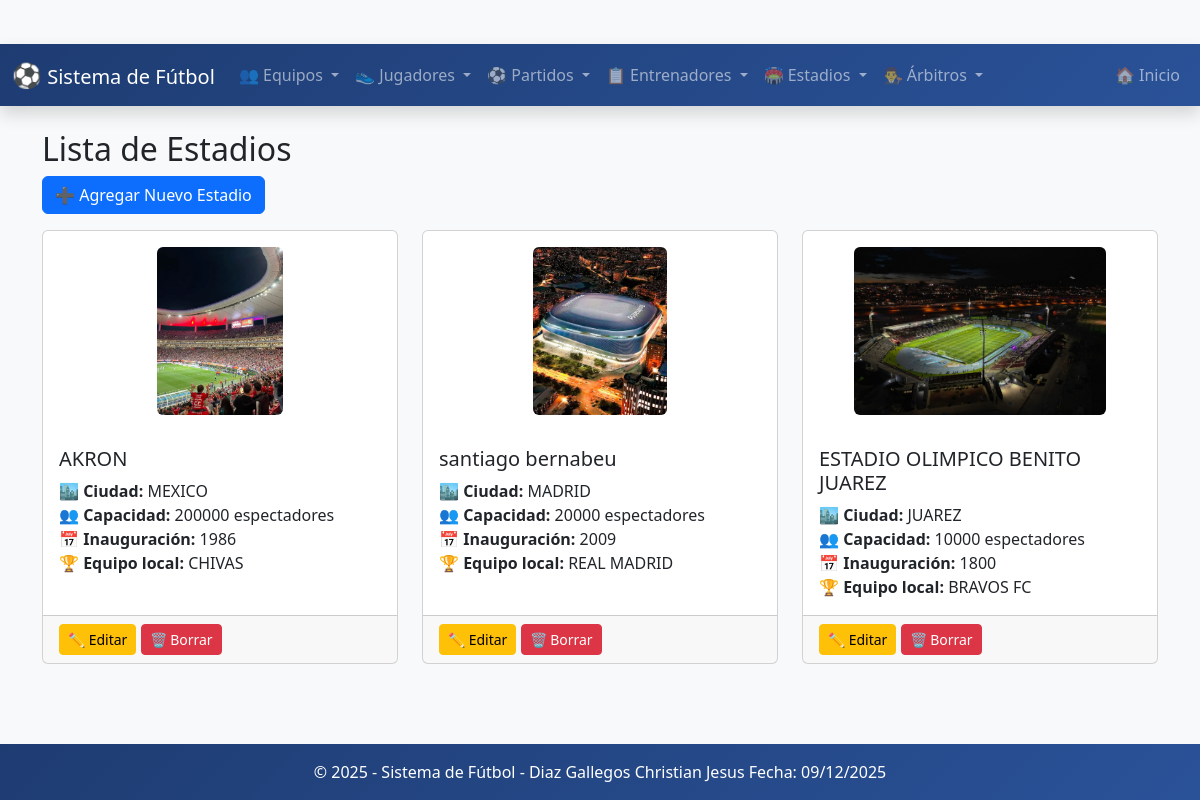
The page /estadios/ on the database its author committed.
### app_Futbol/models.py (models this page shows, shortened)
class Estadio(models.Model):
    nombre = models.CharField(max_length=100)
    ciudad = models.CharField(max_length=100)
    capacidad = models.PositiveIntegerField()
    año_inauguracion = models.PositiveIntegerField()
    direccion = models.TextField(blank=True, null=True)
    foto = models.ImageField(upload_to='estadios/', blank=True, null=True)  # ¡SIMPLIFICADO!
    equipo_local = models.OneToOneField(
        Equipo,
        on_delete=models.SET_NULL,
        related_name="sede_oficial",
        blank=True,
        null=True
    )

class Equipo(models.Model):
    nombre = models.CharField(max_length=100)
    ciudad = models.CharField(max_length=100)
    pais = models.CharField(max_length=100)
    fundacion = models.DateField()
    colores = models.CharField(max_length=100)
    presidente = models.CharField(max_length=100, blank=True, null=True)
    imagen = models.ImageField(upload_to='equipos/', blank=True, null=True)  # ¡SIMPLIFICADO!

### app_Futbol/views.py (the view)
# urls.py: path('estadios/', views.ver_estadios, name='ver_estadios'),
def ver_estadios(request):
    estadios = Estadio.objects.all()
    return render(request, 'estadio/ver_estadios.html', {'estadios': estadios})

### app_Futbol/templates/estadio/ver_estadios.html (shortened to what this page needs)
{% extends 'base.html' %}
{% block content %}
<h2>Lista de Estadios</h2>
<a href="{% url 'agregar_estadio' %}" class="btn btn-primary mb-3">➕ Agregar Nuevo Estadio</a>
{% if estadios %}
<div class="row">
    {% for estadio in estadios %}
    <div class="col-md-4 mb-4">
        <div class="card h-100">
            <div class="text-center p-3" style="height: 200px;">
                {% if estadio.foto %}
                    <img src="{{ estadio.foto.url }}"
                         class="img-fluid rounded h-100"
                         alt="{{ estadio.nombre }}"
                         style="object-fit: contain;">
                {% endif %}
            </div>
            <div class="card-body">
                <h5 class="card-title">{{ estadio.nombre }}</h5>
                <p class="card-text">
                    <strong>🏙️ Ciudad:</strong> {{ estadio.ciudad }}<br>
                    <strong>👥 Capacidad:</strong> {{ estadio.capacidad|floatformat:0 }} espectadores<br>
                    <strong>📅 Inauguración:</strong> {{ estadio.año_inauguracion }}<br>
                    {% if estadio.equipo_local %}
                        <strong>🏆 Equipo local:</strong> {{ estadio.equipo_local.nombre }}
                    {% endif %}
                </p>
            </div>
            <div class="card-footer">
                <a href="{% url 'actualizar_estadio' estadio.id %}" class="btn btn-warning btn-sm">✏️ Editar</a>
                <a href="{% url 'borrar_estadio' estadio.id %}" class="btn btn-danger btn-sm">🗑️ Borrar</a>
            </div>
        </div>
    </div>
    {% endfor %}
</div>
{% else %}
<div class="alert alert-info">
    No hay estadios registrados. <a href="{% url 'agregar_estadio' %}">Agregar el primer estadio</a>
</div>
{% endif %}
{% endblock %}

### app_Futbol/templates/base.html (style rules this page uses)
body { background-color: #f8f9fa; padding-top: 20px; margin-bottom: 100px; }

### rows shown on the page
Estadio: foto (picture), nombre "AKRON", ciudad "MEXICO", capacidad "200000", año_inauguracion "1986", equipo_local.nombre "CHIVAS"
Estadio: foto (picture), nombre "santiago bernabeu", ciudad "MADRID", capacidad "20000", año_inauguracion "2009", equipo_local.nombre "REAL MADRID"
Estadio: foto (picture), nombre "ESTADIO OLIMPICO BENITO JUAREZ", ciudad "JUAREZ", capacidad "10000", año_inauguracion "1800", equipo_local.nombre "BRAVOS FC"
